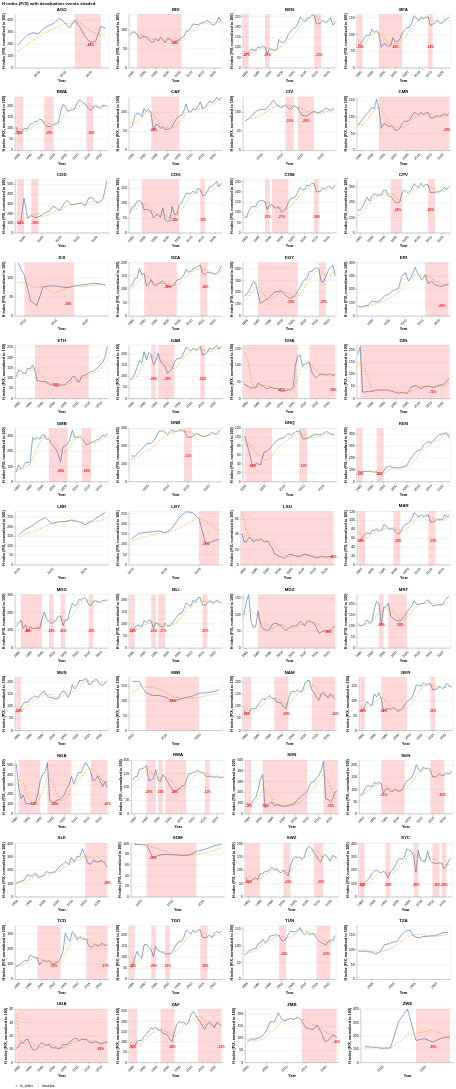

Notebook cell for this chart:
### Markdown cell above
## 4. Country-by-country plots of $H$ with shaded devaluation events

### Code cell
import altair as alt

charts = []

for country in sorted(hybrid_events['country'].unique()):
    cdata = hybrid_events[hybrid_events['country'] == country].copy()
    if len(cdata) == 0:
        continue
    
    # Base line chart: H index and baseline
    base_data = cdata.melt(
        id_vars=['year'],
        value_vars=['fx_index', 'baseline'],
        var_name='series',
        value_name='value'
    )
    
    line = alt.Chart(base_data).mark_line().encode(
        x=alt.X('year:O', title='Year', axis=alt.Axis(labelAngle=-45, values=list(range(1980, 2024, 5)))),
        y=alt.Y('value:Q', title='H index (P/X, normalized to 100)'),
        color=alt.Color('series:N', 
                        scale=alt.Scale(domain=['fx_index', 'baseline'], range=['steelblue', 'orange']),
                        legend=alt.Legend(title=None, orient='bottom')),
        strokeDash=alt.StrokeDash('series:N',
                                   scale=alt.Scale(domain=['fx_index', 'baseline'], range=[[], [5, 5]]),
                                   legend=None)
    )
    
    # Shaded event regions
    country_events = events_H[events_H['Country'] == country]
    rects = []
    annotations = []
    for _, ev in country_events.iterrows():
        rect_data = pd.DataFrame([{
            'start': ev['Start_Date'], 
            'end': ev['End_Date'],
        }])
        rect = alt.Chart(rect_data).mark_rect(
            opacity=0.15, color='red'
        ).encode(
            x='start:O',
            x2='end:O'
        )
        rects.append(rect)
        
        # Annotation with peak devaluation
        ann_data = pd.DataFrame([{
            'year': ev['Peak_Date'],
            'label': f"{ev['Peak_Devaluation']:.0f}%",
            'y_pos': cdata['fx_index'].min() * 0.95
        }])
        ann = alt.Chart(ann_data).mark_text(
            color='red', fontSize=9, fontWeight='bold', dy=-5
        ).encode(
            x='year:O',
            y='y_pos:Q',
            text='label:N'
        )
        annotations.append(ann)
    
    chart = line
    for r in rects:
        chart = chart + r
    for a in annotations:
        chart = chart + a
    
    chart = chart.properties(
        title=country,
        width=280,
        height=160
    )
    charts.append(chart)

# Arrange in a grid (4 columns)
n_cols = 4
rows = []
for i in range(0, len(charts), n_cols):
    row_charts = charts[i:i+n_cols]
    if len(row_charts) == 1:
        rows.append(row_charts[0])
    else:
        rows.append(alt.hconcat(*row_charts))

grid = alt.vconcat(*rows).resolve_scale(
    y='independent'
).properties(
    title='H index (P/X) with devaluation events shaded'
)

grid
